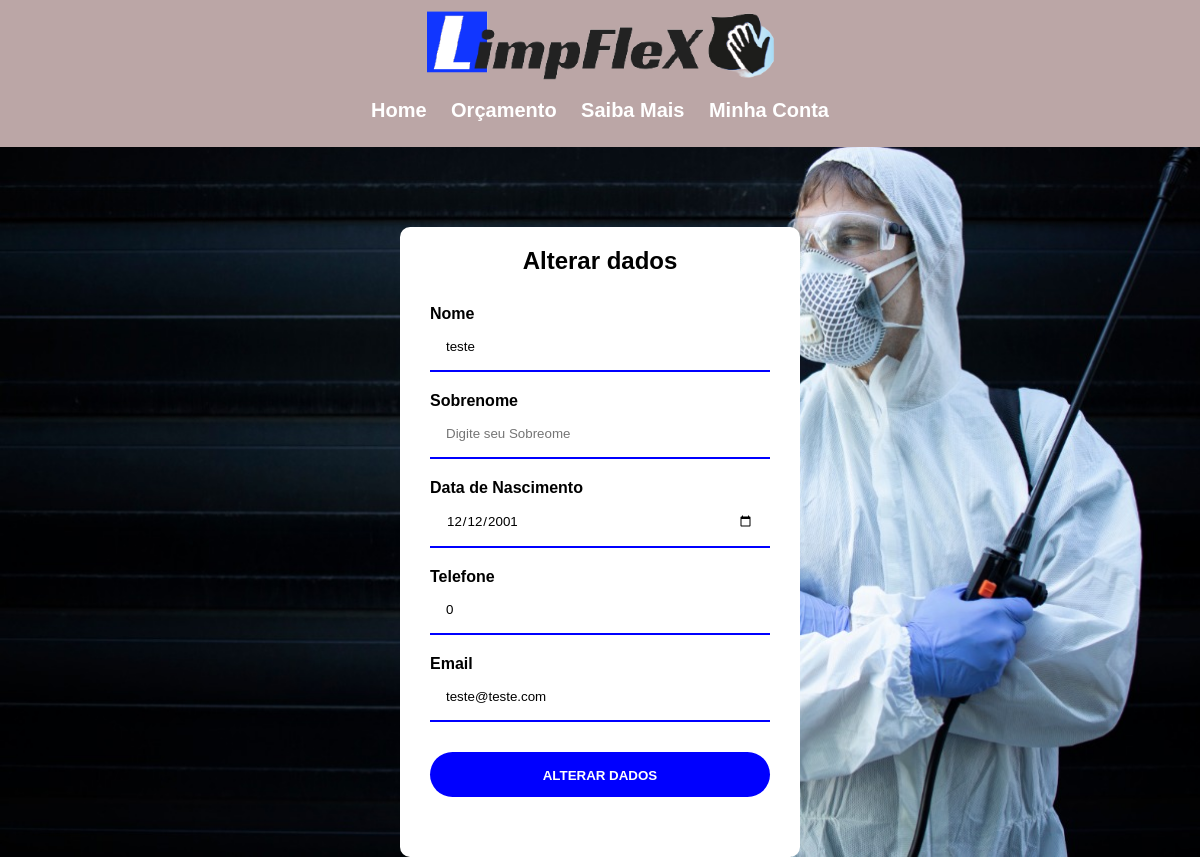
The app's page /painelcliente/altcliente.php (signed in) with its own data.
### tables this page shows
CREATE TABLE `usuario` (
  `Id_Usuario` int(11) NOT NULL,
  `Nome` varchar(30) NOT NULL,
  `Sobrenome` varchar(30) NOT NULL,
  `Cpf` int(15) NOT NULL,
  `Data` date NOT NULL,
  `Telefone` int(20) NOT NULL,
  `Email` varchar(30) NOT NULL,
  `Senha` varchar(16) NOT NULL
);

### bancodedados/pegarcpf.php (called while the page is built, shortened)
<?php
$email = $_SESSION['email'];
$query = "SELECT * FROM `usuario` WHERE `email` LIKE '{$email}'";
$resultid = mysqli_query($conexao,$query);
$row = mysqli_fetch_assoc($resultid);
?>

### painelcliente/altcliente.php (the view, shortened to what this page needs)
<?php
    include("../bancodedados/Conexao.php");
    include("../bancodedados/pegarcpf.php");
?>
<!DOCTYPE html>
<html lang="pt-br">
<head>
    <link rel="stylesheet" href="../style/banner.css">
    <link rel="stylesheet" href="../style/style.css">
</head>
<body>
    <div class="banner">
        <h1><img height="70px" src="../img/LimpFleX-removebg-preview.png" alt=""></h1>
           <div class="menu">
               <a href="../index.php" id="text-menu">Home</a>
               <a href="../orcamento.php" id="text-menu">Orçamento</a>
               <a href="../saibamais/saibamais.php" id="text-menu">Saiba Mais</a>
               <a href='../painelcliente/painelcliente.php' id='text-menu'>Minha Conta</a>
           </div>
    </div>
    <div class="geral">
        <h2>Alterar dados</h2>
        <form action="../bancodedados/altcliente.php" method="POST">
        <?php
        echo "
            <input type='hidden' name='id_usuario' value='{$row['Id_Usuario']}'>
            <label for='text'>Nome</label>
            <input value='{$row['Nome']}' type='text' name='nome' placeholder='Digite seu Nome'>
            <label for='text'>Sobrenome</label>
            <input value='{$row['Sobrenome']}' type='text' name='Sobrenome' placeholder='Digite seu Sobreome'>
            <label for='data'>Data de Nascimento</label>
            <input value='{$row['Data']}' type='date' name='Data'>
            <label for='text'>Telefone</label>
            <input value='{$row['Telefone']}' for='text' name='Telefone'>
            <label for='email'>Email</label>
            <input value='{$row['Email']}' type='email' name='email' placeholder='seuemail@gmail.com'>"
        ?>
        <input type="submit" value="Alterar Dados" class="btn">
        </form>
</body>
</html>

### style/banner.css (style rules this page uses)
* { padding: 0px; margin: 0px; }
.banner { background-color: #bba6a6; border-top: 10px solid #bba6a6 ; }
h1 { margin: 0px; text-align: center; font-size: 40px; }
.menu { text-align: center; padding-bottom: 25px; padding-top: 10px; }
#text-menu { font-size: 20px; color: #ffff; font-weight: bolder; text-decoration: none; padding: 10px; border-radius: 20px; }

### style/style.css (style rules this page uses)
* { margin: 0; padding: 0; box-sizing: border-box; font-family: Arial, Helvetica, sans-serif; color: black; border: none; }
body { background-image: url(../img/entrar.jpeg); background-size: cover; background-repeat: no-repeat; background-attachment: fixed; }
.geral { background-color: white; width: 400px; margin-left: auto; margin-right: auto; padding: 20px 30px; margin-top: 10vh; border-radius: 10px; text-align: center; }
form { margin-top: 30px; margin-bottom: 40px; }
label,input { display: block; width: 100%; text-align: left; }
label { font-weight: bold; }
input { border-bottom: 2px solid blue; padding: 1rem; margin-bottom: 20px; }
a { text-decoration: none; }
.btn { text-align: center; text-transform: uppercase; font-weight: bold; border: none; height: 45px; border-radius: 25px; margin-top: 30px; color: #ffffff; background-color: blue; cursor: pointer; }

### records on screen
usuario: nome "teste", Data "12/12/2001", Telefone "0", email "teste@teste.com"
